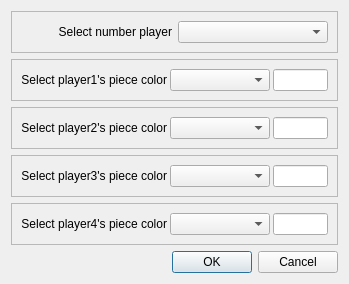
<?xml version="1.0" encoding="UTF-8"?>
<ui version="4.0">
 <class>InitGame</class>
 <widget class="QDialog" name="InitGame">
  <property name="geometry">
   <rect>
    <x>0</x>
    <y>0</y>
    <width>349</width>
    <height>271</height>
   </rect>
  </property>
  <property name="windowTitle">
   <string>Dialog</string>
  </property>
  <layout class="QVBoxLayout" name="verticalLayout">
   <item>
    <widget class="QFrame" name="frame">
     <property name="frameShape">
      <enum>QFrame::StyledPanel</enum>
     </property>
     <property name="frameShadow">
      <enum>QFrame::Raised</enum>
     </property>
     <layout class="QHBoxLayout" name="horizontalLayout">
      <item>
       <widget class="QLabel" name="label">
        <property name="layoutDirection">
         <enum>Qt::LeftToRight</enum>
        </property>
        <property name="text">
         <string>Select number player</string>
        </property>
        <property name="alignment">
         <set>Qt::AlignRight|Qt::AlignTrailing|Qt::AlignVCenter</set>
        </property>
       </widget>
      </item>
      <item>
       <widget class="QComboBox" name="cb_NumberPlayer"/>
      </item>
     </layout>
    </widget>
   </item>
   <item>
    <widget class="QFrame" name="frame_Player1">
     <property name="frameShape">
      <enum>QFrame::StyledPanel</enum>
     </property>
     <property name="frameShadow">
      <enum>QFrame::Raised</enum>
     </property>
     <layout class="QHBoxLayout" name="horizontalLayout_2">
      <property name="spacing">
       <number>3</number>
      </property>
      <item>
       <widget class="QLabel" name="label_2">
        <property name="sizePolicy">
         <sizepolicy hsizetype="Expanding" vsizetype="Preferred">
          <horstretch>0</horstretch>
          <verstretch>0</verstretch>
         </sizepolicy>
        </property>
        <property name="text">
         <string>Select player1's piece color</string>
        </property>
        <property name="alignment">
         <set>Qt::AlignRight|Qt::AlignTrailing|Qt::AlignVCenter</set>
        </property>
       </widget>
      </item>
      <item>
       <widget class="QComboBox" name="cb_Player1Piece">
        <property name="sizePolicy">
         <sizepolicy hsizetype="Preferred" vsizetype="Preferred">
          <horstretch>0</horstretch>
          <verstretch>0</verstretch>
         </sizepolicy>
        </property>
        <property name="minimumSize">
         <size>
          <width>100</width>
          <height>0</height>
         </size>
        </property>
       </widget>
      </item>
      <item>
       <widget class="QLineEdit" name="txt_Color1">
        <property name="maximumSize">
         <size>
          <width>60</width>
          <height>16777215</height>
         </size>
        </property>
        <property name="readOnly">
         <bool>true</bool>
        </property>
       </widget>
      </item>
     </layout>
    </widget>
   </item>
   <item>
    <widget class="QFrame" name="frame_Player2">
     <property name="frameShape">
      <enum>QFrame::StyledPanel</enum>
     </property>
     <property name="frameShadow">
      <enum>QFrame::Raised</enum>
     </property>
     <layout class="QHBoxLayout" name="horizontalLayout_4">
      <property name="spacing">
       <number>3</number>
      </property>
      <item>
       <widget class="QLabel" name="label_4">
        <property name="sizePolicy">
         <sizepolicy hsizetype="Expanding" vsizetype="Preferred">
          <horstretch>0</horstretch>
          <verstretch>0</verstretch>
         </sizepolicy>
        </property>
        <property name="text">
         <string>Select player2's piece color</string>
        </property>
        <property name="alignment">
         <set>Qt::AlignRight|Qt::AlignTrailing|Qt::AlignVCenter</set>
        </property>
       </widget>
      </item>
      <item>
       <widget class="QComboBox" name="cb_Player2Piece">
        <property name="sizePolicy">
         <sizepolicy hsizetype="Preferred" vsizetype="Preferred">
          <horstretch>0</horstretch>
          <verstretch>0</verstretch>
         </sizepolicy>
        </property>
        <property name="minimumSize">
         <size>
          <width>100</width>
          <height>0</height>
         </size>
        </property>
       </widget>
      </item>
      <item>
       <widget class="QLineEdit" name="txt_Color2">
        <property name="maximumSize">
         <size>
          <width>60</width>
          <height>16777215</height>
         </size>
        </property>
        <property name="readOnly">
         <bool>true</bool>
        </property>
       </widget>
      </item>
     </layout>
    </widget>
   </item>
   <item>
    <widget class="QFrame" name="frame_Player3">
     <property name="frameShape">
      <enum>QFrame::StyledPanel</enum>
     </property>
     <property name="frameShadow">
      <enum>QFrame::Raised</enum>
     </property>
     <layout class="QHBoxLayout" name="horizontalLayout_5">
      <property name="spacing">
       <number>3</number>
      </property>
      <item>
       <widget class="QLabel" name="label_5">
        <property name="sizePolicy">
         <sizepolicy hsizetype="Expanding" vsizetype="Preferred">
          <horstretch>0</horstretch>
          <verstretch>0</verstretch>
         </sizepolicy>
        </property>
        <property name="text">
         <string>Select player3's piece color</string>
        </property>
        <property name="alignment">
         <set>Qt::AlignRight|Qt::AlignTrailing|Qt::AlignVCenter</set>
        </property>
       </widget>
      </item>
      <item>
       <widget class="QComboBox" name="cb_Player3Piece">
        <property name="sizePolicy">
         <sizepolicy hsizetype="Preferred" vsizetype="Preferred">
          <horstretch>0</horstretch>
          <verstretch>0</verstretch>
         </sizepolicy>
        </property>
        <property name="minimumSize">
         <size>
          <width>100</width>
          <height>0</height>
         </size>
        </property>
       </widget>
      </item>
      <item>
       <widget class="QLineEdit" name="txt_Color3">
        <property name="maximumSize">
         <size>
          <width>60</width>
          <height>16777215</height>
         </size>
        </property>
        <property name="readOnly">
         <bool>true</bool>
        </property>
       </widget>
      </item>
     </layout>
    </widget>
   </item>
   <item>
    <widget class="QFrame" name="frame_Player4">
     <property name="frameShape">
      <enum>QFrame::StyledPanel</enum>
     </property>
     <property name="frameShadow">
      <enum>QFrame::Raised</enum>
     </property>
     <layout class="QHBoxLayout" name="horizontalLayout_6">
      <property name="spacing">
       <number>3</number>
      </property>
      <item>
       <widget class="QLabel" name="label_6">
        <property name="sizePolicy">
         <sizepolicy hsizetype="Expanding" vsizetype="Preferred">
          <horstretch>0</horstretch>
          <verstretch>0</verstretch>
         </sizepolicy>
        </property>
        <property name="text">
         <string>Select player4's piece color</string>
        </property>
        <property name="alignment">
         <set>Qt::AlignRight|Qt::AlignTrailing|Qt::AlignVCenter</set>
        </property>
       </widget>
      </item>
      <item>
       <widget class="QComboBox" name="cb_Player4Piece">
        <property name="sizePolicy">
         <sizepolicy hsizetype="Preferred" vsizetype="Preferred">
          <horstretch>0</horstretch>
          <verstretch>0</verstretch>
         </sizepolicy>
        </property>
        <property name="minimumSize">
         <size>
          <width>100</width>
          <height>0</height>
         </size>
        </property>
       </widget>
      </item>
      <item>
       <widget class="QLineEdit" name="txt_Color4">
        <property name="maximumSize">
         <size>
          <width>60</width>
          <height>16777215</height>
         </size>
        </property>
        <property name="readOnly">
         <bool>true</bool>
        </property>
       </widget>
      </item>
     </layout>
    </widget>
   </item>
   <item>
    <widget class="QDialogButtonBox" name="buttonBox">
     <property name="orientation">
      <enum>Qt::Horizontal</enum>
     </property>
     <property name="standardButtons">
      <set>QDialogButtonBox::Cancel|QDialogButtonBox::Ok</set>
     </property>
    </widget>
   </item>
  </layout>
 </widget>
 <resources/>
 <connections>
  <connection>
   <sender>buttonBox</sender>
   <signal>accepted()</signal>
   <receiver>InitGame</receiver>
   <slot>accept()</slot>
   <hints>
    <hint type="sourcelabel">
     <x>248</x>
     <y>254</y>
    </hint>
    <hint type="destinationlabel">
     <x>157</x>
     <y>274</y>
    </hint>
   </hints>
  </connection>
  <connection>
   <sender>buttonBox</sender>
   <signal>rejected()</signal>
   <receiver>InitGame</receiver>
   <slot>reject()</slot>
   <hints>
    <hint type="sourcelabel">
     <x>316</x>
     <y>260</y>
    </hint>
    <hint type="destinationlabel">
     <x>286</x>
     <y>274</y>
    </hint>
   </hints>
  </connection>
 </connections>
</ui>
